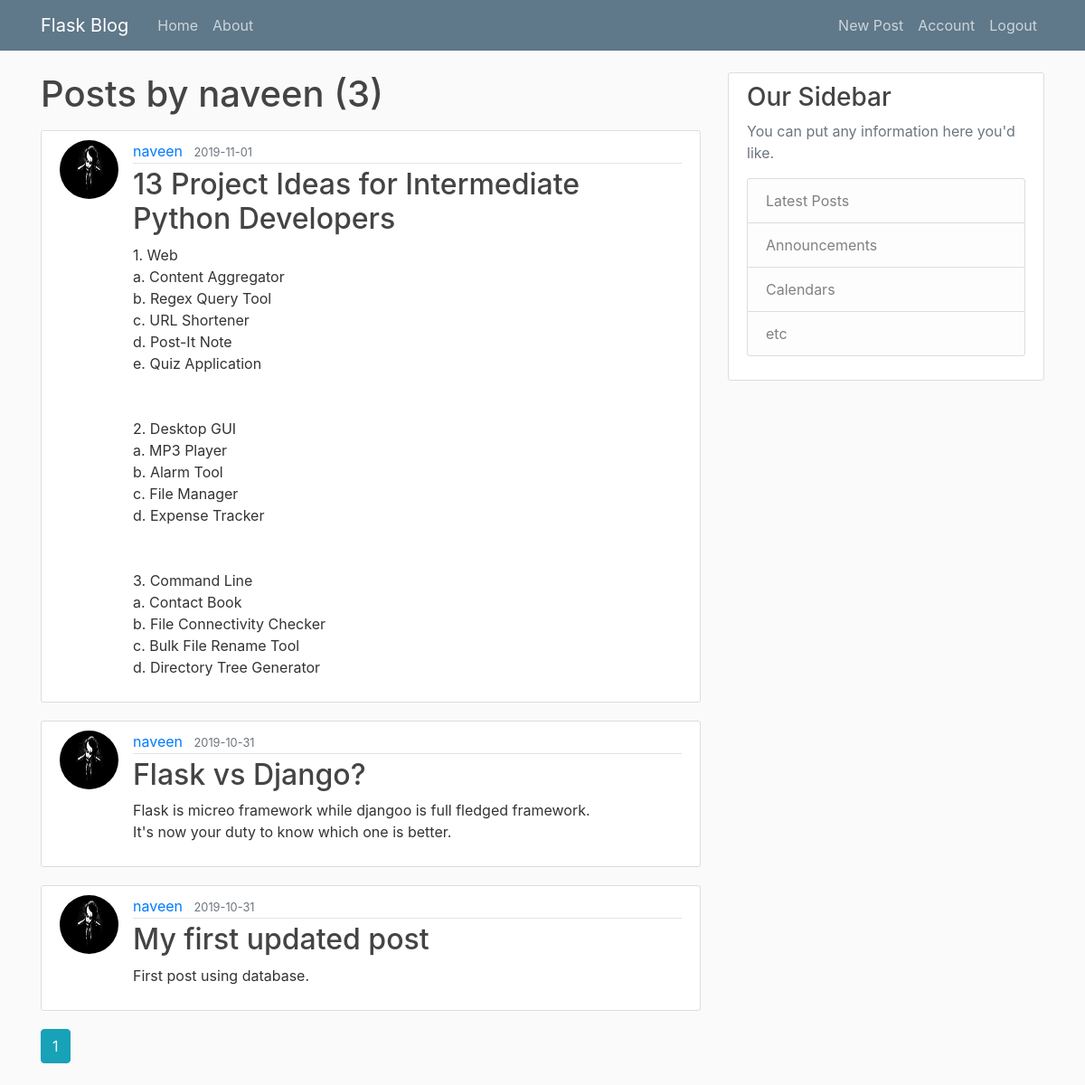
The page /user/naveen (signed in) on the database its author committed.
### flaskblog/models.py (models this page shows, shortened)
class User(db.Model, UserMixin):
    id = db.Column(db.Integer, primary_key=True)
    username = db.Column(db.String(20), unique=True, nullable=False)
    email = db.Column(db.String(120), unique=True, nullable=False)
    image_file = db.Column(db.String(20), nullable=False, default='default.jpg')
    password = db.Column(db.String(60), nullable=False)
    posts = db.relationship('Post', backref='author', lazy=True)

class Post(db.Model):
    id = db.Column(db.Integer, primary_key=True)
    title = db.Column(db.String(100), nullable=False)
    datestamp = db.Column(db.DateTime, nullable=False, default=datetime.utcnow)
    content = db.Column(db.Text, nullable=False)
    user_id = db.Column(db.Integer, db.ForeignKey('user.id'), nullable=False)

### flaskblog/routes.py (the view)
@app.route("/user/<string:username>")
def user_posts(username):
    page = request.args.get('page', 1, type=int)
    user = User.query.filter_by(username=username).first_or_404()
    posts = Post.query.filter_by(author=user)\
            .order_by(Post.datestamp.desc())\
            .paginate(page = page, per_page = 5)
    return  render_template("user_posts.html", posts=posts, user=user)

### flaskblog/models.py (called while the page is built)
@login_manager.user_loader
def load_user(user_id):
    return User.query.get(int(user_id))

### flaskblog/templates/user_posts.html
{% extends "layout.html" %}
{% block content %}
    <h1 class="mb-3">Posts by {{user.username}} ({{ posts.total }})</h1>
    {% for post in posts.items %}
        <article class="media content-section">
          <img src="{{ url_for('static', filename='profile_pics/' + post.author.image_file)}}" class="rounded-circle article-img" alt="{{post.author.username}}">
          <div class="media-body">
            <div class="article-metadata">
              <a class="mr-2" href="{{url_for('user_posts', username=post.author.username)}}">{{ post.author.username }}</a>
              <small class="text-muted">{{ post.datestamp.strftime('%Y-%m-%d') }}</small>
            </div>
            <h2><a class="article-title" href="{{url_for('post', post_id = post.id)}}">{{ post.title }}</a></h2>
            <p class="article-content">{{ post.content }}</p>
          </div>
        </article>
    {% endfor %}
    {% for page_num in posts.iter_pages(left_edge = 1, right_edge = 1, left_current=1, right_current=2) %}
      {% if page_num%}
        {% if posts.page == page_num %}
        <a class=" btn btn-info mb-4" href="{{ url_for('user_posts',username=user.username, page=page_num)}}">{{ page_num }}</a>
        {%else%}
        <a class=" btn btn-outline-info mb-4" href="{{ url_for('user_posts',username=user.username, page=page_num)}}">{{ page_num }}</a>
        {%endif%}
      {% else%}
        ........
      {% endif %}
    {% endfor %}
{% endblock content %}

### flaskblog/static/main.css (style rules this page uses)
body { background: #fafafa; color: #333333; margin-top: 5rem; }
h1, h2, h3, h4, h5, h6 { color: #444444; }
.content-section { background: #ffffff; padding: 10px 20px; border: 1px solid #dddddd; border-radius: 3px; margin-bottom: 20px; }
.article-title { color: #444444; }
.article-content { white-space: pre-line; }
.article-img { height: 65px; width: 65px; margin-right: 16px; }
.article-metadata { padding-bottom: 1px; margin-bottom: 4px; border-bottom: 1px solid #e3e3e3 }

### rows shown on the page
User: username "naveen"
Post: image_file (placeholder picture), author.username "naveen", datestamp "2019-11-01", title "13 Project Ideas for Intermediate Python Developers", content "1. Web a. Content Aggregator b. Regex Query Tool c. URL Shortener d. Post-It Note e. Quiz Application 2. Desktop GUI a. MP3 Player b. Alarm Tool c. File Manager d. Expense Tracker 3. Command Line a. Contact Book b. File Connectivity Checker c. Bulk File Rename Tool d. Directory Tree Generator"
Post: image_file (placeholder picture), author.username "naveen", datestamp "2019-10-31", title "Flask vs Django?", content "Flask is micreo framework while djangoo is full fledged framework. It's now your duty to know which one is better."
Post: image_file (placeholder picture), author.username "naveen", datestamp "2019-10-31", title "My first updated post", content "First post using database."

### other values the page prints
{{ posts.total }} "3"
{{ page_num }} "1"
